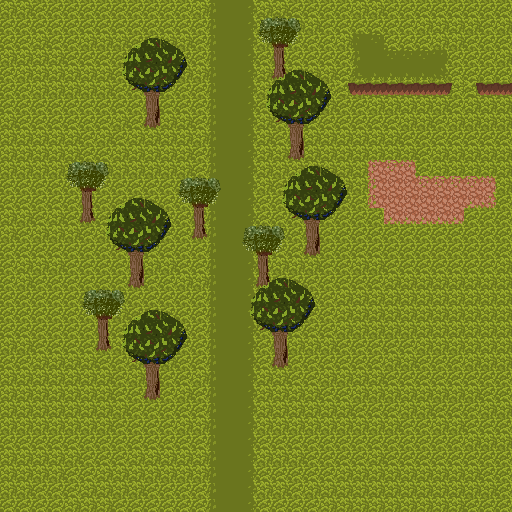

This is a level from a 2D game, rendered from its Tiled map with the project's own tilesets. A one-line summary and the map file follow, with tile-layer data summarised:
An orthogonal 32x32 tile map with 16x16 px tiles, 4 tile layers (Background, Floorground, Foreground, Overlap), 1 image layer and 2 objects (start, alex).

<map version="1.0" tiledversion="1.0.0" orientation="orthogonal" renderorder="right-down" width="32" height="32" tilewidth="16" tileheight="16" nextobjectid="53">
 <tileset firstgid="1" name="Tileset" tilewidth="16" tileheight="16" spacing="1" tilecount="3600" columns="60">
  <image source="../tilemap.bmp" trans="c8bfe7" width="1020" height="1020" />
 </tileset>
 <imagelayer name="Background">
  <image source="backgrounds/back.bmp" width="320" height="256" />
 </imagelayer>
 <layer name="Background" width="32" height="32">
  <data>[1024 cells, 1024 non-empty, 21 distinct tile ids]</data>
 </layer>
 <layer name="Floorground" width="32" height="32">
  <data>[1024 cells, 0 non-empty, 0 distinct tile ids]</data>
 </layer>
 <layer name="Foreground" width="32" height="32">
  <data>[1024 cells, 11 non-empty, 2 distinct tile ids]</data>
 </layer>
 <layer name="Overlap" width="32" height="32">
  <data>[1024 cells, 137 non-empty, 24 distinct tile ids]</data>
 </layer>
 <objectgroup color="#000080" name="Objects">
  <object id="49" name="start" x="27" y="38" width="16" height="16" />
  <object id="50" name="alex" x="85" y="120" width="16" height="16" />
 </objectgroup>
</map>
